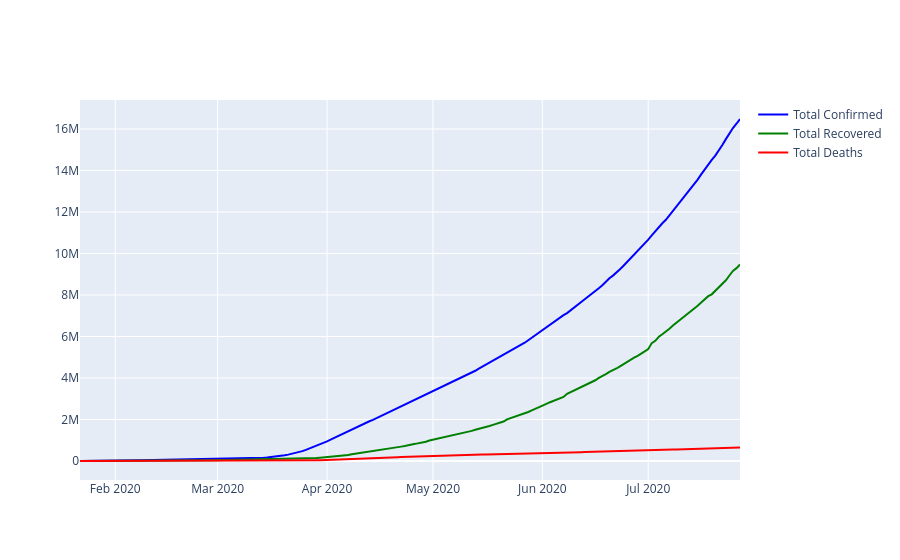

The notebook cell this image was saved under:
### Code cell
fig_trends = go.Figure()
fig_trends.add_trace(go.Scatter(
    x=summary_daily['date'], 
    y=summary_daily['confirmed'], 
    mode='lines', 
    name='Total Confirmed',
    line=dict(color='blue')
))
fig_trends.add_trace(go.Scatter(
    x=summary_daily['date'], 
    y=summary_daily['recovered'], 
    mode='lines', 
    name='Total Recovered',
    line=dict(color='green')
))
fig_trends.add_trace(go.Scatter(
    x=summary_daily['date'], 
    y=summary_daily['deaths'], 
    mode='lines', 
    name='Total Deaths',
    line=dict(color='red')
))

### Figure 1 — Plotly figure (JSON) as saved in the notebook; plotly's stock layout.template omitted (floating-point values rounded to 4 significant figures; data arrays with more than 128 entries replaced by an {"elided": "..."} marker saying what was removed)
{"data": [{"line": {"color": "blue"}, "mode": "lines", "name": "Total Confirmed", "type": "scatter", "x": {"elided": "188 str values"}, "y": {"elided": "188 int values"}}, {"line": {"color": "green"}, "mode": "lines", "name": "Total Recovered", "type": "scatter", "x": {"elided": "188 str values"}, "y": {"elided": "188 int values"}}, {"line": {"color": "red"}, "mode": "lines", "name": "Total Deaths", "type": "scatter", "x": {"elided": "188 str values"}, "y": {"elided": "188 int values"}}], "layout": {"autosize": true, "xaxis": {"autorange": true, "range": ["2020-01-22", "2020-07-27"], "type": "date"}, "yaxis": {"autorange": true, "range": [-915600.0, 17400000.0], "type": "linear"}}}
